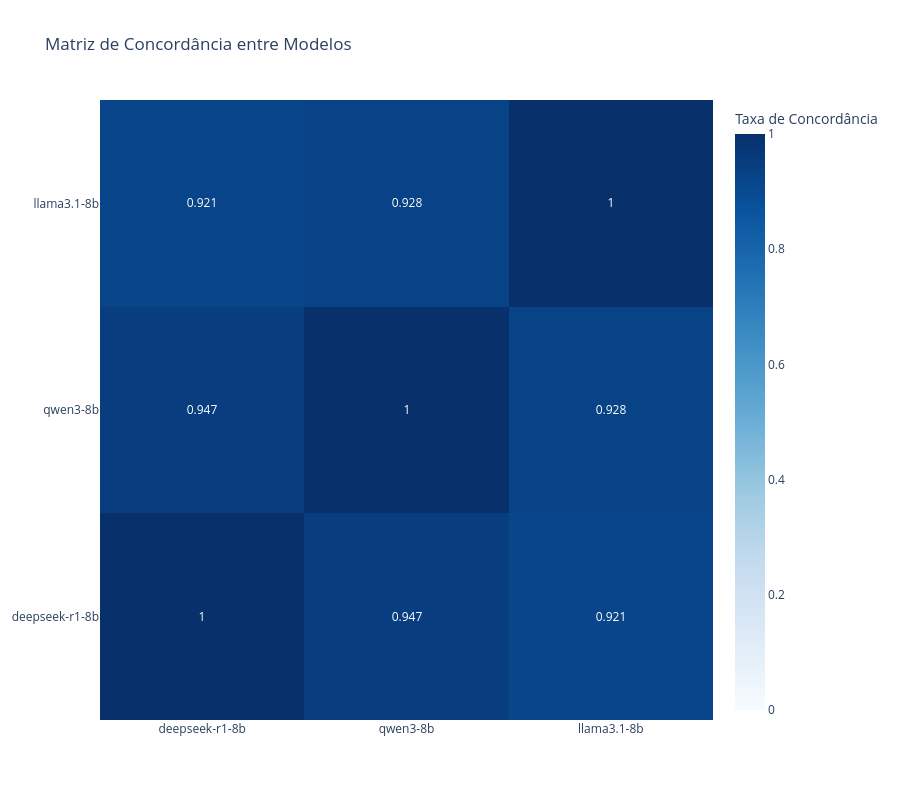

The code cell stored with this chart in its notebook:
### Markdown cell above
### - Pairwise_agreement

### Code cell
logger.info("\n📊 Gerando heatmap de concordância...")
visualizer.plot_agreement_heatmap(
    agreement_df=report['pairwise_agreement'],
    title='Matriz de Concordância entre Modelos',
)

### Figure 1 — Plotly figure (JSON) as saved in the notebook; plotly's stock layout.template omitted (floating-point values rounded to 4 significant figures)
{"data": [{"colorbar": {"title": {"text": "Taxa de Concordância"}}, "colorscale": [[0, "rgb(247,251,255)"], [0.125, "rgb(222,235,247)"], [0.25, "rgb(198,219,239)"], [0.375, "rgb(158,202,225)"], [0.5, "rgb(107,174,214)"], [0.625, "rgb(66,146,198)"], [0.75, "rgb(33,113,181)"], [0.875, "rgb(8,81,156)"], [1, "rgb(8,48,107)"]], "text": [[1, 0.947, 0.921], [0.947, 1, 0.928], [0.921, 0.928, 1]], "texttemplate": "%{text}", "type": "heatmap", "x": ["deepseek-r1-8b", "qwen3-8b", "llama3.1-8b"], "y": ["deepseek-r1-8b", "qwen3-8b", "llama3.1-8b"], "z": [[1, 0.9475, 0.9206], [0.9475, 1, 0.9277], [0.9206, 0.9277, 1]], "zmax": 1, "zmin": 0}], "layout": {"height": 800, "title": {"text": "Matriz de Concordância entre Modelos"}, "width": 900}}
